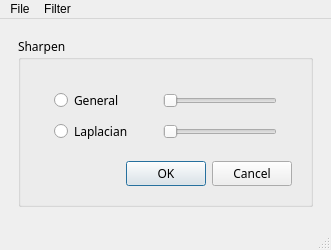
<?xml version="1.0" encoding="UTF-8"?>
<ui version="4.0">
 <class>MainWindow</class>
 <widget class="QMainWindow" name="MainWindow">
  <property name="geometry">
   <rect>
    <x>0</x>
    <y>0</y>
    <width>331</width>
    <height>250</height>
   </rect>
  </property>
  <property name="windowTitle">
   <string>MainWindow</string>
  </property>
  <widget class="QWidget" name="centralwidget">
   <property name="font">
    <font>
     <family>Bahnschrift SemiLight</family>
    </font>
   </property>
   <widget class="QStackedWidget" name="stackedWidget">
    <property name="geometry">
     <rect>
      <x>9</x>
      <y>9</y>
      <width>313</width>
      <height>188</height>
     </rect>
    </property>
    <property name="currentIndex">
     <number>2</number>
    </property>
    <widget class="QWidget" name="page">
     <layout class="QHBoxLayout" name="horizontalLayout">
      <item>
       <widget class="QLabel" name="label">
        <property name="text">
         <string>Drag and Drop</string>
        </property>
        <property name="alignment">
         <set>Qt::AlignCenter</set>
        </property>
       </widget>
      </item>
     </layout>
    </widget>
    <widget class="QWidget" name="page_2">
     <layout class="QHBoxLayout" name="horizontalLayout_2">
      <item>
       <widget class="QGroupBox" name="groupBox">
        <property name="title">
         <string>Blur</string>
        </property>
        <layout class="QVBoxLayout" name="verticalLayout_2">
         <item>
          <widget class="QWidget" name="widget" native="true">
           <layout class="QFormLayout" name="formLayout">
            <property name="formAlignment">
             <set>Qt::AlignHCenter|Qt::AlignTop</set>
            </property>
            <item row="5" column="1">
             <widget class="QRadioButton" name="Bilateral">
              <property name="text">
               <string>Bilateral</string>
              </property>
             </widget>
            </item>
            <item row="1" column="0">
             <widget class="QRadioButton" name="Box">
              <property name="text">
               <string>Box Filter</string>
              </property>
             </widget>
            </item>
            <item row="1" column="1">
             <widget class="QRadioButton" name="Median">
              <property name="text">
               <string>Median</string>
              </property>
             </widget>
            </item>
            <item row="5" column="0">
             <widget class="QRadioButton" name="Gaussian">
              <property name="text">
               <string>Gaussian</string>
              </property>
             </widget>
            </item>
           </layout>
          </widget>
         </item>
         <item>
          <widget class="QWidget" name="widget_2" native="true">
           <layout class="QHBoxLayout" name="horizontalLayout_3">
            <item>
             <widget class="QLabel" name="label_2">
              <property name="text">
               <string>kernel</string>
              </property>
             </widget>
            </item>
            <item>
             <widget class="QSpinBox" name="blurKernel"/>
            </item>
            <item>
             <widget class="QDialogButtonBox" name="blurCheck">
              <property name="standardButtons">
               <set>QDialogButtonBox::Cancel|QDialogButtonBox::Ok</set>
              </property>
             </widget>
            </item>
           </layout>
          </widget>
         </item>
        </layout>
       </widget>
      </item>
     </layout>
    </widget>
    <widget class="QWidget" name="page_3">
     <layout class="QHBoxLayout" name="horizontalLayout_4">
      <item>
       <widget class="QGroupBox" name="groupBox_2">
        <property name="title">
         <string>Sharpen</string>
        </property>
        <layout class="QHBoxLayout" name="horizontalLayout_5">
         <item>
          <widget class="QWidget" name="widget_4" native="true">
           <layout class="QVBoxLayout" name="verticalLayout">
            <item>
             <widget class="QWidget" name="widget_3" native="true">
              <layout class="QGridLayout" name="gridLayout">
               <property name="leftMargin">
                <number>15</number>
               </property>
               <property name="rightMargin">
                <number>15</number>
               </property>
               <property name="horizontalSpacing">
                <number>30</number>
               </property>
               <item row="0" column="0">
                <widget class="QRadioButton" name="General">
                 <property name="text">
                  <string>General</string>
                 </property>
                </widget>
               </item>
               <item row="1" column="0">
                <widget class="QRadioButton" name="Laplacian">
                 <property name="text">
                  <string>Laplacian</string>
                 </property>
                </widget>
               </item>
               <item row="0" column="1">
                <widget class="QSlider" name="generalSlider">
                 <property name="orientation">
                  <enum>Qt::Horizontal</enum>
                 </property>
                </widget>
               </item>
               <item row="1" column="1">
                <widget class="QSlider" name="laplacianSlider">
                 <property name="orientation">
                  <enum>Qt::Horizontal</enum>
                 </property>
                </widget>
               </item>
              </layout>
             </widget>
            </item>
            <item>
             <widget class="QDialogButtonBox" name="sharpenCheck">
              <property name="standardButtons">
               <set>QDialogButtonBox::Cancel|QDialogButtonBox::Ok</set>
              </property>
             </widget>
            </item>
           </layout>
          </widget>
         </item>
        </layout>
       </widget>
      </item>
     </layout>
    </widget>
   </widget>
  </widget>
  <widget class="QMenuBar" name="menubar">
   <property name="geometry">
    <rect>
     <x>0</x>
     <y>0</y>
     <width>331</width>
     <height>21</height>
    </rect>
   </property>
   <widget class="QMenu" name="file">
    <property name="title">
     <string>File</string>
    </property>
    <addaction name="open"/>
    <addaction name="save"/>
   </widget>
   <widget class="QMenu" name="filter">
    <property name="title">
     <string>Filter</string>
    </property>
    <addaction name="smooth"/>
    <addaction name="sharpen"/>
   </widget>
   <addaction name="file"/>
   <addaction name="filter"/>
  </widget>
  <widget class="QStatusBar" name="statusbar"/>
  <action name="open">
   <property name="text">
    <string>Open</string>
   </property>
  </action>
  <action name="save">
   <property name="text">
    <string>Save</string>
   </property>
  </action>
  <action name="smooth">
   <property name="text">
    <string>Smooth</string>
   </property>
  </action>
  <action name="sharpen">
   <property name="text">
    <string>Sharpen</string>
   </property>
  </action>
 </widget>
 <resources/>
 <connections/>
</ui>
